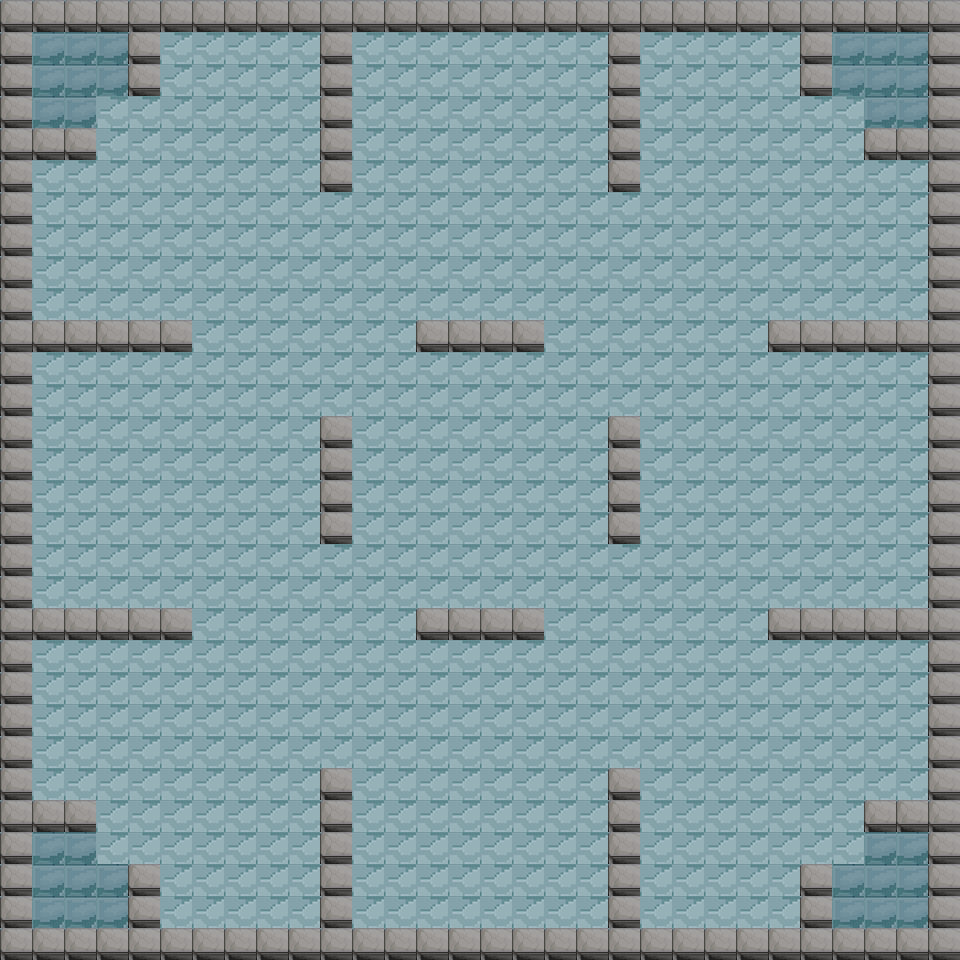

A 2D game scene composited from a Tiled map and its tileset images. What follows is a short description and the map's XML, with every tile layer's data as written:
An orthogonal 30x30 tile map with 32x32 px tiles, 2 tile layers (Tile Layer 1, Tile Layer 2), 3 tilesets.

<map version="1.10" tiledversion="1.10.2" orientation="orthogonal" renderorder="right-down" width="30" height="30" tilewidth="32" tileheight="32" infinite="0" nextlayerid="3" nextobjectid="1">
 <tileset firstgid="1" source="wall.tsx" />
 <tileset firstgid="2" source="floor2.tsx" />
 <tileset firstgid="3" source="floor1.tsx" />
 <layer id="1" name="Tile Layer 1" width="30" height="30">
  <data encoding="csv">
2,2,2,2,2,2,2,2,2,2,2,2,2,2,2,2,2,2,2,2,2,2,2,2,2,2,2,2,2,2,
2,2,2,2,2,2,2,2,2,2,2,2,2,2,2,2,2,2,2,2,2,2,2,2,2,2,2,2,2,2,
2,2,2,2,2,2,2,2,2,2,2,2,2,2,2,2,2,2,2,2,2,2,2,2,2,2,2,2,2,2,
2,2,2,2,2,2,2,2,2,2,2,2,2,2,2,2,2,2,2,2,2,2,2,2,2,2,2,2,2,2,
2,2,2,2,2,2,2,2,2,2,2,2,2,2,2,2,2,2,2,2,2,2,2,2,2,2,2,2,2,2,
2,2,2,2,2,2,2,2,2,2,2,2,2,2,2,2,2,2,2,2,2,2,2,2,2,2,2,2,2,2,
2,2,2,2,2,2,2,2,2,2,2,2,2,2,2,2,2,2,2,2,2,2,2,2,2,2,2,2,2,2,
2,2,2,2,2,2,2,2,2,2,2,2,2,2,2,2,2,2,2,2,2,2,2,2,2,2,2,2,2,2,
2,2,2,2,2,2,2,2,2,2,2,2,2,2,2,2,2,2,2,2,2,2,2,2,2,2,2,2,2,2,
2,2,2,2,2,2,2,2,2,2,2,2,2,2,2,2,2,2,2,2,2,2,2,2,2,2,2,2,2,2,
2,2,2,2,2,2,2,2,2,2,2,2,2,2,2,2,2,2,2,2,2,2,2,2,2,2,2,2,2,2,
2,2,2,2,2,2,2,2,2,2,2,2,2,2,2,2,2,2,2,2,2,2,2,2,2,2,2,2,2,2,
2,2,2,2,2,2,2,2,2,2,2,2,2,2,2,2,2,2,2,2,2,2,2,2,2,2,2,2,2,2,
2,2,2,2,2,2,2,2,2,2,2,2,2,2,2,2,2,2,2,2,2,2,2,2,2,2,2,2,2,2,
2,2,2,2,2,2,2,2,2,2,2,2,2,2,2,2,2,2,2,2,2,2,2,2,2,2,2,2,2,2,
2,2,2,2,2,2,2,2,2,2,2,2,2,2,2,2,2,2,2,2,2,2,2,2,2,2,2,2,2,2,
2,2,2,2,2,2,2,2,2,2,2,2,2,2,2,2,2,2,2,2,2,2,2,2,2,2,2,2,2,2,
2,2,2,2,2,2,2,2,2,2,2,2,2,2,2,2,2,2,2,2,2,2,2,2,2,2,2,2,2,2,
2,2,2,2,2,2,2,2,2,2,2,2,2,2,2,2,2,2,2,2,2,2,2,2,2,2,2,2,2,2,
2,2,2,2,2,2,2,2,2,2,2,2,2,2,2,2,2,2,2,2,2,2,2,2,2,2,2,2,2,2,
2,2,2,2,2,2,2,2,2,2,2,2,2,2,2,2,2,2,2,2,2,2,2,2,2,2,2,2,2,2,
2,2,2,2,2,2,2,2,2,2,2,2,2,2,2,2,2,2,2,2,2,2,2,2,2,2,2,2,2,2,
2,2,2,2,2,2,2,2,2,2,2,2,2,2,2,2,2,2,2,2,2,2,2,2,2,2,2,2,2,2,
2,2,2,2,2,2,2,2,2,2,2,2,2,2,2,2,2,2,2,2,2,2,2,2,2,2,2,2,2,2,
2,2,2,2,2,2,2,2,2,2,2,2,2,2,2,2,2,2,2,2,2,2,2,2,2,2,2,2,2,2,
2,2,2,2,2,2,2,2,2,2,2,2,2,2,2,2,2,2,2,2,2,2,2,2,2,2,2,2,2,2,
2,2,2,2,2,2,2,2,2,2,2,2,2,2,2,2,2,2,2,2,2,2,2,2,2,2,2,2,2,2,
2,2,2,2,2,2,2,2,2,2,2,2,2,2,2,2,2,2,2,2,2,2,2,2,2,2,2,2,2,2,
2,2,2,2,2,2,2,2,2,2,2,2,2,2,2,2,2,2,2,2,2,2,2,2,2,2,2,2,2,2,
2,2,2,2,2,2,2,2,2,2,2,2,2,2,2,2,2,2,2,2,2,2,2,2,2,2,2,2,2,2
</data>
 </layer>
 <layer id="2" name="Tile Layer 2" width="30" height="30">
  <data encoding="csv">
1,1,1,1,1,1,1,1,1,1,1,1,1,1,1,1,1,1,1,1,1,1,1,1,1,1,1,1,1,1,
1,3,3,3,1,0,0,0,0,0,1,0,0,0,0,0,0,0,0,1,0,0,0,0,0,1,3,3,3,1,
1,3,3,3,1,0,0,0,0,0,1,0,0,0,0,0,0,0,0,1,0,0,0,0,0,1,3,3,3,1,
1,3,3,0,0,0,0,0,0,0,1,0,0,0,0,0,0,0,0,1,0,0,0,0,0,0,0,3,3,1,
1,1,1,0,0,0,0,0,0,0,1,0,0,0,0,0,0,0,0,1,0,0,0,0,0,0,0,1,1,1,
1,0,0,0,0,0,0,0,0,0,1,0,0,0,0,0,0,0,0,1,0,0,0,0,0,0,0,0,0,1,
1,0,0,0,0,0,0,0,0,0,0,0,0,0,0,0,0,0,0,0,0,0,0,0,0,0,0,0,0,1,
1,0,0,0,0,0,0,0,0,0,0,0,0,0,0,0,0,0,0,0,0,0,0,0,0,0,0,0,0,1,
1,0,0,0,0,0,0,0,0,0,0,0,0,0,0,0,0,0,0,0,0,0,0,0,0,0,0,0,0,1,
1,0,0,0,0,0,0,0,0,0,0,0,0,0,0,0,0,0,0,0,0,0,0,0,0,0,0,0,0,1,
1,1,1,1,1,1,0,0,0,0,0,0,0,1,1,1,1,0,0,0,0,0,0,0,1,1,1,1,1,1,
1,0,0,0,0,0,0,0,0,0,0,0,0,0,0,0,0,0,0,0,0,0,0,0,0,0,0,0,0,1,
1,0,0,0,0,0,0,0,0,0,0,0,0,0,0,0,0,0,0,0,0,0,0,0,0,0,0,0,0,1,
1,0,0,0,0,0,0,0,0,0,1,0,0,0,0,0,0,0,0,1,0,0,0,0,0,0,0,0,0,1,
1,0,0,0,0,0,0,0,0,0,1,0,0,0,0,0,0,0,0,1,0,0,0,0,0,0,0,0,0,1,
1,0,0,0,0,0,0,0,0,0,1,0,0,0,0,0,0,0,0,1,0,0,0,0,0,0,0,0,0,1,
1,0,0,0,0,0,0,0,0,0,1,0,0,0,0,0,0,0,0,1,0,0,0,0,0,0,0,0,0,1,
1,0,0,0,0,0,0,0,0,0,0,0,0,0,0,0,0,0,0,0,0,0,0,0,0,0,0,0,0,1,
1,0,0,0,0,0,0,0,0,0,0,0,0,0,0,0,0,0,0,0,0,0,0,0,0,0,0,0,0,1,
1,1,1,1,1,1,0,0,0,0,0,0,0,1,1,1,1,0,0,0,0,0,0,0,1,1,1,1,1,1,
1,0,0,0,0,0,0,0,0,0,0,0,0,0,0,0,0,0,0,0,0,0,0,0,0,0,0,0,0,1,
1,0,0,0,0,0,0,0,0,0,0,0,0,0,0,0,0,0,0,0,0,0,0,0,0,0,0,0,0,1,
1,0,0,0,0,0,0,0,0,0,0,0,0,0,0,0,0,0,0,0,0,0,0,0,0,0,0,0,0,1,
1,0,0,0,0,0,0,0,0,0,0,0,0,0,0,0,0,0,0,0,0,0,0,0,0,0,0,0,0,1,
1,0,0,0,0,0,0,0,0,0,1,0,0,0,0,0,0,0,0,1,0,0,0,0,0,0,0,0,0,1,
1,1,1,0,0,0,0,0,0,0,1,0,0,0,0,0,0,0,0,1,0,0,0,0,0,0,0,1,1,1,
1,3,3,0,0,0,0,0,0,0,1,0,0,0,0,0,0,0,0,1,0,0,0,0,0,0,0,3,3,1,
1,3,3,3,1,0,0,0,0,0,1,0,0,0,0,0,0,0,0,1,0,0,0,0,0,1,3,3,3,1,
1,3,3,3,1,0,0,0,0,0,1,0,0,0,0,0,0,0,0,1,0,0,0,0,0,1,3,3,3,1,
1,1,1,1,1,1,1,1,1,1,1,1,1,1,1,1,1,1,1,1,1,1,1,1,1,1,1,1,1,1
</data>
 </layer>
</map>
